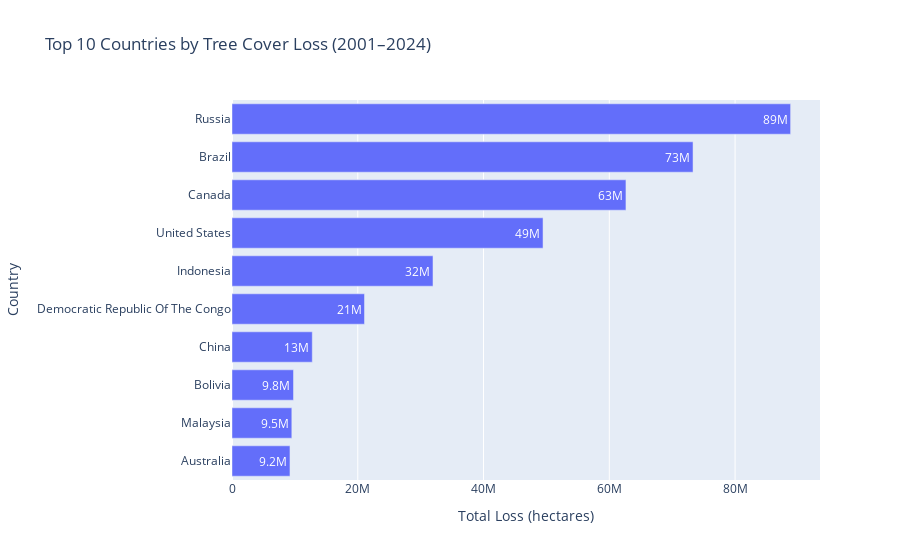

The notebook cell this image was saved under:
### Markdown cell above
### 2 Top Countries by Tree Cover Loss

### Code cell
top_countries = (
    df.groupby("country", as_index=False)["tree_cover_loss_ha"]
      .sum()
      .nlargest(10, "tree_cover_loss_ha")
      .sort_values("tree_cover_loss_ha", ascending=True)
)
fig = px.bar(top_countries, 
             x="tree_cover_loss_ha", 
             y="country",
             orientation='h',
             title="Top 10 Countries by Tree Cover Loss (2001–2024)",
             labels={"tree_cover_loss_ha": "Total Loss (hectares)", "country": "Country"},
             text_auto='.2s')
fig.update_layout(yaxis={'categoryorder': 'total ascending'})
fig.show()

### Figure 1 — Plotly figure (JSON) as saved in the notebook; plotly's stock layout.template omitted (floating-point values rounded to 4 significant figures)
{"data": [{"hovertemplate": "Total Loss (hectares)=%{x}<br>Country=%{y}<extra></extra>", "legendgroup": "", "marker": {"color": "#636efa", "pattern": {"shape": ""}}, "name": "", "orientation": "h", "showlegend": false, "textposition": "auto", "texttemplate": "%{x:.2s}", "x": [9218000.0, 9514000.0, 9779000.0, 12770000.0, 21070000.0, 31960000.0, 49460000.0, 62650000.0, 73320000.0, 88830000.0], "xaxis": "x", "y": ["Australia", "Malaysia", "Bolivia", "China", "Democratic Republic Of The Congo", "Indonesia", "United States", "Canada", "Brazil", "Russia"], "yaxis": "y", "type": "bar"}], "layout": {"xaxis": {"anchor": "y", "domain": [0.0, 1.0], "title": {"text": "Total Loss (hectares)"}}, "yaxis": {"anchor": "x", "domain": [0.0, 1.0], "title": {"text": "Country"}, "categoryorder": "total ascending"}, "legend": {"tracegroupgap": 0}, "title": {"text": "Top 10 Countries by Tree Cover Loss (2001–2024)"}, "barmode": "relative"}}
